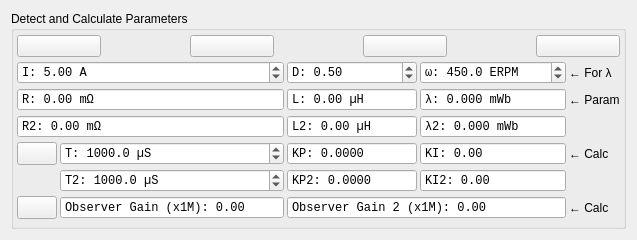
<?xml version="1.0" encoding="UTF-8"?>
<ui version="4.0">
 <class>DetectFoc</class>
 <widget class="QWidget" name="DetectFoc">
  <property name="geometry">
   <rect>
    <x>0</x>
    <y>0</y>
    <width>595</width>
    <height>240</height>
   </rect>
  </property>
  <property name="windowTitle">
   <string>Form</string>
  </property>
  <layout class="QVBoxLayout" name="verticalLayout">
   <item>
    <widget class="QGroupBox" name="groupBox">
     <property name="title">
      <string>Detect and Calculate Parameters</string>
     </property>
     <layout class="QGridLayout" name="gridLayout" columnstretch="0,0,0,0,0,0">
      <property name="leftMargin">
       <number>3</number>
      </property>
      <property name="topMargin">
       <number>3</number>
      </property>
      <property name="rightMargin">
       <number>3</number>
      </property>
      <property name="bottomMargin">
       <number>3</number>
      </property>
      <property name="spacing">
       <number>3</number>
      </property>
      <item row="3" column="4">
       <widget class="QDoubleSpinBox" name="lambdaBox_2">
        <property name="font">
         <font>
          <family>Monospace</family>
         </font>
        </property>
        <property name="toolTip">
         <string>Motor flux linkage</string>
        </property>
        <property name="readOnly">
         <bool>true</bool>
        </property>
        <property name="buttonSymbols">
         <enum>QAbstractSpinBox::NoButtons</enum>
        </property>
        <property name="prefix">
         <string>λ2: </string>
        </property>
        <property name="suffix">
         <string> mWb</string>
        </property>
        <property name="decimals">
         <number>3</number>
        </property>
        <property name="maximum">
         <double>100.000000000000000</double>
        </property>
        <property name="singleStep">
         <double>0.000100000000000</double>
        </property>
       </widget>
      </item>
      <item row="1" column="4">
       <widget class="QDoubleSpinBox" name="erpmBox">
        <property name="font">
         <font>
          <family>Monospace</family>
         </font>
        </property>
        <property name="toolTip">
         <string>Open loop speed for delay mode BLDC commutation</string>
        </property>
        <property name="prefix">
         <string>ω: </string>
        </property>
        <property name="suffix">
         <string> ERPM</string>
        </property>
        <property name="decimals">
         <number>1</number>
        </property>
        <property name="maximum">
         <double>100000.000000000000000</double>
        </property>
        <property name="singleStep">
         <double>10.000000000000000</double>
        </property>
        <property name="value">
         <double>450.000000000000000</double>
        </property>
       </widget>
      </item>
      <item row="1" column="3">
       <widget class="QDoubleSpinBox" name="dutyBox">
        <property name="font">
         <font>
          <family>Monospace</family>
         </font>
        </property>
        <property name="toolTip">
         <string>Duty cycle to sample at</string>
        </property>
        <property name="prefix">
         <string>D: </string>
        </property>
        <property name="suffix">
         <string/>
        </property>
        <property name="maximum">
         <double>1.000000000000000</double>
        </property>
        <property name="singleStep">
         <double>0.100000000000000</double>
        </property>
        <property name="value">
         <double>0.500000000000000</double>
        </property>
       </widget>
      </item>
      <item row="2" column="3">
       <widget class="QDoubleSpinBox" name="inductanceBox">
        <property name="font">
         <font>
          <family>Monospace</family>
         </font>
        </property>
        <property name="toolTip">
         <string>Motor inductance</string>
        </property>
        <property name="wrapping">
         <bool>false</bool>
        </property>
        <property name="readOnly">
         <bool>true</bool>
        </property>
        <property name="buttonSymbols">
         <enum>QAbstractSpinBox::NoButtons</enum>
        </property>
        <property name="prefix">
         <string>L: </string>
        </property>
        <property name="suffix">
         <string> µH</string>
        </property>
        <property name="maximum">
         <double>100000.000000000000000</double>
        </property>
       </widget>
      </item>
      <item row="1" column="5">
       <widget class="QLabel" name="label_2">
        <property name="text">
         <string>← For λ</string>
        </property>
       </widget>
      </item>
      <item row="2" column="4">
       <widget class="QDoubleSpinBox" name="lambdaBox">
        <property name="font">
         <font>
          <family>Monospace</family>
         </font>
        </property>
        <property name="toolTip">
         <string>Motor flux linkage</string>
        </property>
        <property name="readOnly">
         <bool>true</bool>
        </property>
        <property name="buttonSymbols">
         <enum>QAbstractSpinBox::NoButtons</enum>
        </property>
        <property name="prefix">
         <string>λ: </string>
        </property>
        <property name="suffix">
         <string> mWb</string>
        </property>
        <property name="decimals">
         <number>3</number>
        </property>
        <property name="maximum">
         <double>100.000000000000000</double>
        </property>
        <property name="singleStep">
         <double>0.000100000000000</double>
        </property>
       </widget>
      </item>
      <item row="0" column="0" colspan="6">
       <layout class="QHBoxLayout" name="horizontalLayout">
        <item>
         <widget class="QPushButton" name="helpButton">
          <property name="toolTip">
           <string>Show help</string>
          </property>
          <property name="text">
           <string/>
          </property>
          <property name="icon">
           <iconset resource="../res.qrc">
            <normaloff>:/res/icons/Help-96.png</normaloff>:/res/icons/Help-96.png</iconset>
          </property>
          <property name="iconSize">
           <size>
            <width>16</width>
            <height>16</height>
           </size>
          </property>
         </widget>
        </item>
        <item>
         <widget class="QPushButton" name="pushButton">
          <property name="enabled">
           <bool>false</bool>
          </property>
          <property name="text">
           <string/>
          </property>
          <property name="icon">
           <iconset resource="../res.qrc">
            <normaloff>:/res/icons/arrow_r.png</normaloff>
            <disabledoff>:/res/icons/arrow_r.png</disabledoff>
            <disabledon>:/res/icons/arrow_r.png</disabledon>:/res/icons/arrow_r.png</iconset>
          </property>
          <property name="iconSize">
           <size>
            <width>45</width>
            <height>16</height>
           </size>
          </property>
          <property name="flat">
           <bool>true</bool>
          </property>
         </widget>
        </item>
        <item>
         <widget class="QPushButton" name="rlButton">
          <property name="toolTip">
           <string>Measure resistance and inductance</string>
          </property>
          <property name="text">
           <string/>
          </property>
          <property name="icon">
           <iconset resource="../res.qrc">
            <normaloff>:/res/icons/rl.png</normaloff>:/res/icons/rl.png</iconset>
          </property>
          <property name="iconSize">
           <size>
            <width>20</width>
            <height>16</height>
           </size>
          </property>
         </widget>
        </item>
        <item>
         <widget class="QPushButton" name="pushButton_2">
          <property name="enabled">
           <bool>false</bool>
          </property>
          <property name="text">
           <string/>
          </property>
          <property name="icon">
           <iconset resource="../res.qrc">
            <normaloff>:/res/icons/arrow_r.png</normaloff>
            <disabledoff>:/res/icons/arrow_r.png</disabledoff>
            <disabledon>:/res/icons/arrow_r.png</disabledon>:/res/icons/arrow_r.png</iconset>
          </property>
          <property name="iconSize">
           <size>
            <width>45</width>
            <height>16</height>
           </size>
          </property>
          <property name="flat">
           <bool>true</bool>
          </property>
         </widget>
        </item>
        <item>
         <widget class="QPushButton" name="lambdaButton">
          <property name="toolTip">
           <string>Measure flux linkage</string>
          </property>
          <property name="text">
           <string/>
          </property>
          <property name="icon">
           <iconset resource="../res.qrc">
            <normaloff>:/res/icons/lambda.png</normaloff>:/res/icons/lambda.png</iconset>
          </property>
          <property name="iconSize">
           <size>
            <width>20</width>
            <height>16</height>
           </size>
          </property>
         </widget>
        </item>
        <item>
         <widget class="QPushButton" name="pushButton_3">
          <property name="enabled">
           <bool>false</bool>
          </property>
          <property name="text">
           <string/>
          </property>
          <property name="icon">
           <iconset resource="../res.qrc">
            <normaloff>:/res/icons/arrow_r.png</normaloff>
            <disabledoff>:/res/icons/arrow_r.png</disabledoff>
            <disabledon>:/res/icons/arrow_r.png</disabledon>:/res/icons/arrow_r.png</iconset>
          </property>
          <property name="iconSize">
           <size>
            <width>45</width>
            <height>16</height>
           </size>
          </property>
          <property name="flat">
           <bool>true</bool>
          </property>
         </widget>
        </item>
        <item>
         <widget class="QPushButton" name="applyAllButton">
          <property name="sizePolicy">
           <sizepolicy hsizetype="Minimum" vsizetype="Fixed">
            <horstretch>0</horstretch>
            <verstretch>0</verstretch>
           </sizepolicy>
          </property>
          <property name="toolTip">
           <string>Calculate and apply all parameters</string>
          </property>
          <property name="text">
           <string/>
          </property>
          <property name="icon">
           <iconset resource="../res.qrc">
            <normaloff>:/res/icons/apply.png</normaloff>:/res/icons/apply.png</iconset>
          </property>
          <property name="iconSize">
           <size>
            <width>50</width>
            <height>16</height>
           </size>
          </property>
         </widget>
        </item>
       </layout>
      </item>
      <item row="2" column="5">
       <widget class="QLabel" name="label">
        <property name="text">
         <string>← Param</string>
        </property>
       </widget>
      </item>
      <item row="4" column="3">
       <widget class="QDoubleSpinBox" name="kpBox">
        <property name="font">
         <font>
          <family>Monospace</family>
         </font>
        </property>
        <property name="toolTip">
         <string>Current control KP</string>
        </property>
        <property name="readOnly">
         <bool>true</bool>
        </property>
        <property name="buttonSymbols">
         <enum>QAbstractSpinBox::NoButtons</enum>
        </property>
        <property name="prefix">
         <string>KP: </string>
        </property>
        <property name="suffix">
         <string/>
        </property>
        <property name="decimals">
         <number>4</number>
        </property>
        <property name="maximum">
         <double>1000.000000000000000</double>
        </property>
        <property name="singleStep">
         <double>0.010000000000000</double>
        </property>
        <property name="value">
         <double>0.000000000000000</double>
        </property>
       </widget>
      </item>
      <item row="4" column="4">
       <widget class="QDoubleSpinBox" name="kiBox">
        <property name="font">
         <font>
          <family>Monospace</family>
         </font>
        </property>
        <property name="toolTip">
         <string>Current control KI</string>
        </property>
        <property name="readOnly">
         <bool>true</bool>
        </property>
        <property name="buttonSymbols">
         <enum>QAbstractSpinBox::NoButtons</enum>
        </property>
        <property name="prefix">
         <string>KI: </string>
        </property>
        <property name="suffix">
         <string/>
        </property>
        <property name="decimals">
         <number>2</number>
        </property>
        <property name="maximum">
         <double>100000.000000000000000</double>
        </property>
        <property name="singleStep">
         <double>1.000000000000000</double>
        </property>
        <property name="value">
         <double>0.000000000000000</double>
        </property>
       </widget>
      </item>
      <item row="4" column="5">
       <widget class="QLabel" name="label_3">
        <property name="text">
         <string>← Calc</string>
        </property>
       </widget>
      </item>
      <item row="6" column="5">
       <widget class="QLabel" name="label_4">
        <property name="text">
         <string>← Calc</string>
        </property>
       </widget>
      </item>
      <item row="6" column="3" colspan="2">
       <widget class="QDoubleSpinBox" name="obsGainBox_2">
        <property name="font">
         <font>
          <family>Monospace</family>
         </font>
        </property>
        <property name="toolTip">
         <string>Observer gain</string>
        </property>
        <property name="readOnly">
         <bool>true</bool>
        </property>
        <property name="buttonSymbols">
         <enum>QAbstractSpinBox::NoButtons</enum>
        </property>
        <property name="prefix">
         <string>Observer Gain 2 (x1M): </string>
        </property>
        <property name="suffix">
         <string/>
        </property>
        <property name="maximum">
         <double>10000.000000000000000</double>
        </property>
       </widget>
      </item>
      <item row="3" column="3">
       <widget class="QDoubleSpinBox" name="inductanceBox_2">
        <property name="font">
         <font>
          <family>Monospace</family>
         </font>
        </property>
        <property name="toolTip">
         <string>Motor inductance</string>
        </property>
        <property name="wrapping">
         <bool>false</bool>
        </property>
        <property name="readOnly">
         <bool>true</bool>
        </property>
        <property name="buttonSymbols">
         <enum>QAbstractSpinBox::NoButtons</enum>
        </property>
        <property name="prefix">
         <string>L2: </string>
        </property>
        <property name="suffix">
         <string> µH</string>
        </property>
        <property name="maximum">
         <double>100000.000000000000000</double>
        </property>
       </widget>
      </item>
      <item row="5" column="3">
       <widget class="QDoubleSpinBox" name="kpBox_2">
        <property name="font">
         <font>
          <family>Monospace</family>
         </font>
        </property>
        <property name="toolTip">
         <string>Current control KP</string>
        </property>
        <property name="readOnly">
         <bool>true</bool>
        </property>
        <property name="buttonSymbols">
         <enum>QAbstractSpinBox::NoButtons</enum>
        </property>
        <property name="prefix">
         <string>KP2: </string>
        </property>
        <property name="suffix">
         <string/>
        </property>
        <property name="decimals">
         <number>4</number>
        </property>
        <property name="maximum">
         <double>1000.000000000000000</double>
        </property>
        <property name="singleStep">
         <double>0.010000000000000</double>
        </property>
        <property name="value">
         <double>0.000000000000000</double>
        </property>
       </widget>
      </item>
      <item row="5" column="4">
       <widget class="QDoubleSpinBox" name="kiBox_2">
        <property name="font">
         <font>
          <family>Monospace</family>
         </font>
        </property>
        <property name="toolTip">
         <string>Current control KI</string>
        </property>
        <property name="readOnly">
         <bool>true</bool>
        </property>
        <property name="buttonSymbols">
         <enum>QAbstractSpinBox::NoButtons</enum>
        </property>
        <property name="prefix">
         <string>KI2: </string>
        </property>
        <property name="suffix">
         <string/>
        </property>
        <property name="decimals">
         <number>2</number>
        </property>
        <property name="maximum">
         <double>100000.000000000000000</double>
        </property>
        <property name="singleStep">
         <double>1.000000000000000</double>
        </property>
        <property name="value">
         <double>0.000000000000000</double>
        </property>
       </widget>
      </item>
      <item row="1" column="0" colspan="3">
       <widget class="QDoubleSpinBox" name="currentBox">
        <property name="font">
         <font>
          <family>Monospace</family>
         </font>
        </property>
        <property name="toolTip">
         <string>Current for starting</string>
        </property>
        <property name="prefix">
         <string>I: </string>
        </property>
        <property name="suffix">
         <string> A</string>
        </property>
        <property name="maximum">
         <double>100000.000000000000000</double>
        </property>
        <property name="value">
         <double>5.000000000000000</double>
        </property>
       </widget>
      </item>
      <item row="2" column="0" colspan="3">
       <widget class="QDoubleSpinBox" name="resistanceBox">
        <property name="font">
         <font>
          <family>Monospace</family>
         </font>
        </property>
        <property name="toolTip">
         <string>Motor resistance</string>
        </property>
        <property name="readOnly">
         <bool>true</bool>
        </property>
        <property name="buttonSymbols">
         <enum>QAbstractSpinBox::NoButtons</enum>
        </property>
        <property name="prefix">
         <string>R: </string>
        </property>
        <property name="suffix">
         <string> mΩ</string>
        </property>
        <property name="decimals">
         <number>2</number>
        </property>
        <property name="maximum">
         <double>100000.000000000000000</double>
        </property>
        <property name="singleStep">
         <double>0.001000000000000</double>
        </property>
       </widget>
      </item>
      <item row="3" column="0" colspan="3">
       <widget class="QDoubleSpinBox" name="resistanceBox_2">
        <property name="font">
         <font>
          <family>Monospace</family>
         </font>
        </property>
        <property name="toolTip">
         <string>Motor resistance</string>
        </property>
        <property name="readOnly">
         <bool>true</bool>
        </property>
        <property name="buttonSymbols">
         <enum>QAbstractSpinBox::NoButtons</enum>
        </property>
        <property name="prefix">
         <string>R2: </string>
        </property>
        <property name="suffix">
         <string> mΩ</string>
        </property>
        <property name="decimals">
         <number>2</number>
        </property>
        <property name="maximum">
         <double>100000.000000000000000</double>
        </property>
        <property name="singleStep">
         <double>0.001000000000000</double>
        </property>
       </widget>
      </item>
      <item row="4" column="0">
       <widget class="QPushButton" name="calcKpKiButton">
        <property name="sizePolicy">
         <sizepolicy hsizetype="Fixed" vsizetype="Minimum">
          <horstretch>0</horstretch>
          <verstretch>0</verstretch>
         </sizepolicy>
        </property>
        <property name="toolTip">
         <string>Calculate KP and KI (requires R and L)</string>
        </property>
        <property name="text">
         <string/>
        </property>
        <property name="icon">
         <iconset resource="../res.qrc">
          <normaloff>:/res/icons/Calculator-96.png</normaloff>:/res/icons/Calculator-96.png</iconset>
        </property>
       </widget>
      </item>
      <item row="6" column="0">
       <widget class="QPushButton" name="calcGainButton">
        <property name="sizePolicy">
         <sizepolicy hsizetype="Fixed" vsizetype="Minimum">
          <horstretch>0</horstretch>
          <verstretch>0</verstretch>
         </sizepolicy>
        </property>
        <property name="toolTip">
         <string>Calculate Observer Gain (requires λ)</string>
        </property>
        <property name="text">
         <string/>
        </property>
        <property name="icon">
         <iconset resource="../res.qrc">
          <normaloff>:/res/icons/Calculator-96.png</normaloff>:/res/icons/Calculator-96.png</iconset>
        </property>
       </widget>
      </item>
      <item row="5" column="1" colspan="2">
       <widget class="QDoubleSpinBox" name="tcBox_2">
        <property name="font">
         <font>
          <family>Monospace</family>
         </font>
        </property>
        <property name="toolTip">
         <string>Time constant for calculating KP and KI</string>
        </property>
        <property name="prefix">
         <string>T2: </string>
        </property>
        <property name="suffix">
         <string> µS</string>
        </property>
        <property name="decimals">
         <number>1</number>
        </property>
        <property name="maximum">
         <double>100000.000000000000000</double>
        </property>
        <property name="singleStep">
         <double>100.000000000000000</double>
        </property>
        <property name="value">
         <double>1000.000000000000000</double>
        </property>
       </widget>
      </item>
      <item row="4" column="1" colspan="2">
       <widget class="QDoubleSpinBox" name="tcBox">
        <property name="font">
         <font>
          <family>Monospace</family>
         </font>
        </property>
        <property name="toolTip">
         <string>Time constant for calculating KP and KI</string>
        </property>
        <property name="prefix">
         <string>T: </string>
        </property>
        <property name="suffix">
         <string> µS</string>
        </property>
        <property name="decimals">
         <number>1</number>
        </property>
        <property name="maximum">
         <double>100000.000000000000000</double>
        </property>
        <property name="singleStep">
         <double>100.000000000000000</double>
        </property>
        <property name="value">
         <double>1000.000000000000000</double>
        </property>
       </widget>
      </item>
      <item row="6" column="1" colspan="2">
       <widget class="QDoubleSpinBox" name="obsGainBox">
        <property name="font">
         <font>
          <family>Monospace</family>
         </font>
        </property>
        <property name="toolTip">
         <string>Observer gain</string>
        </property>
        <property name="readOnly">
         <bool>true</bool>
        </property>
        <property name="buttonSymbols">
         <enum>QAbstractSpinBox::NoButtons</enum>
        </property>
        <property name="prefix">
         <string>Observer Gain (x1M): </string>
        </property>
        <property name="suffix">
         <string/>
        </property>
        <property name="maximum">
         <double>10000.000000000000000</double>
        </property>
       </widget>
      </item>
     </layout>
    </widget>
   </item>
  </layout>
 </widget>
 <resources>
  <include location="../res.qrc"/>
 </resources>
 <connections/>
</ui>
